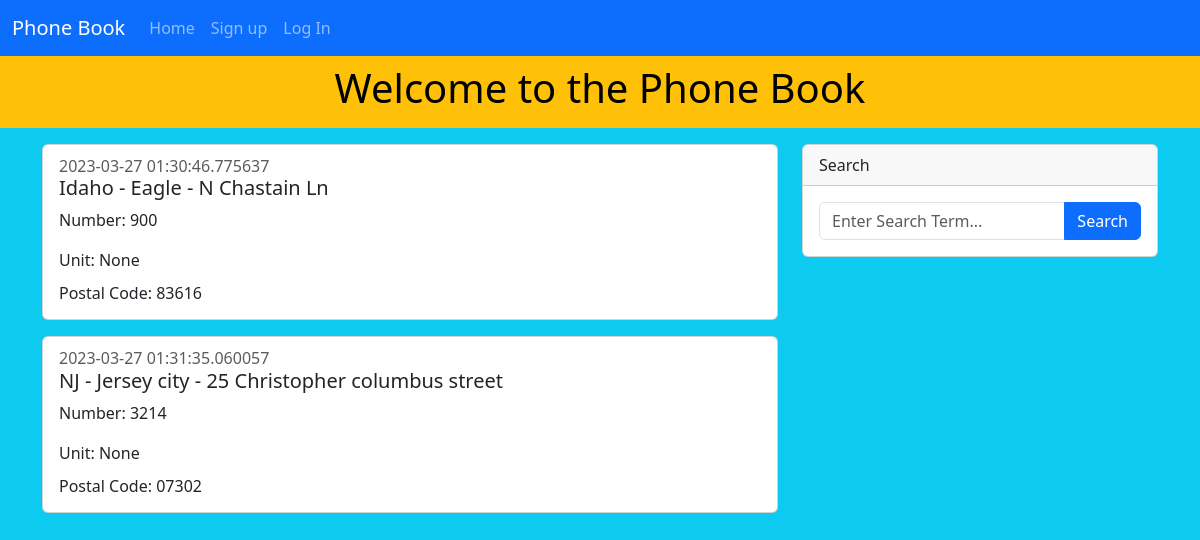
The page / on the database its author committed.
### app/models.py (models this page shows, shortened)
class Address(db.Model):
    id = db.Column(db.Integer, primary_key=True)
    street_name = db.Column(db.String(50), nullable=False)
    number = db.Column(db.Integer, nullable=False)
    unit = db.Column(db.String(50), nullable=True)
    postal_code = db.Column(db.String(20), nullable=False)
    city = db.Column(db.String(50), nullable=False)
    state = db.Column(db.String(20), nullable=False)
    date_created = db.Column(db.DateTime, nullable=False, default=datetime.utcnow)
    phone_id = db.Column(db.Integer, db.ForeignKey('phone.id'))
    def __repr__(self):
        return f"<Address {self.id}|{self.state} {self.city} - {self.street_name} {self.number}>"

### app/routes.py (the view, shortened to what this page needs)
@app.route('/', methods=["GET", "POST"])
def index():
    addresses = Address.query.all()
    form = SearchForm()
    return render_template('index.html', addresses=addresses, form=form)

### app/forms.py
class SearchForm(FlaskForm):
    search_term = StringField('Search Term')
    submit = SubmitField('Search')

### app/templates/index.html (shortened to what this page needs)
{% extends 'base.html' %}
{% block header %}
    <h1>Welcome to the Phone Book</h1>
{% endblock %}
{% block content %}
<div class="row">
    <div class="col-12 col-lg-8 order-1 order-lg-0">
        {% for address in addresses %}
            <div class="card mt-3">
                <div class="row g-0">
                    <div class="col-md-8">
                        <div class="card-body">
                            <h6 class="card-subtitle text-muted">{{ address.date_created }}</h6>
                            <h5 class="card-title">{{ address.state }} - {{address.city}} - {{ address.street_name }}</h5>
                            <p class="card-text">Number: {{ address.number }}</p>
                            <p class="card-text">Unit: {{ address.unit }}</p>
                            <h6 class="card-subtitle">Postal Code: {{ address.postal_code }}</h6>
                        </div>
                    </div>
                </div>
            </div>
        {% endfor %}
    </div>
    <div class="col-12 col-lg-4 order-0 order-lg-1">
        <div class="position-sticky top-0">
            <div class="card mt-3">
                <div class="card-header">Search</div>
                <div class="card-body">
                    <form action="" method="post">
                        <div class="input-group">
                            {{ form.search_term(class="form-control", placeholder="Enter Search Term...")}}
                            {{ form.submit(class="btn btn-primary") }}
                        </div>
                    </form>
                </div>
            </div>
        </div>
    </div>
</div>
{% endblock %}

### app/templates/base.html (shortened to what this page needs)
<!DOCTYPE html>
<html lang="en">
<head>
    <link rel="stylesheet" href="https://cdn.jsdelivr.net/npm/bootstrap@5.3.0-alpha1/dist/css/bootstrap.min.css">
</head>
<body class="bg-info">
    {% include 'nav.html' %}
    <div class="row bg-warning py-2">
        <div class="col text-center text-black">
            {% block header %}{% endblock %}
        </div>
    </div>
    <div class="container">
        {% block content %}
        {% endblock %}
    </div>
</body>
</html>

### app/templates/nav.html (shortened to what this page needs)
<nav class="navbar navbar-expand-lg bg-primary" data-bs-theme="dark">
    <div class="container-fluid">
        <a class="navbar-brand" href="/">Phone Book</a>
        <div class="collapse navbar-collapse" id="collapseLinks">
        <div class="navbar-nav">
            <a class="nav-link" href="/">Home</a>
            {% if current_user.is_authenticated %}
                <a class="nav-link" href="/create">Create An Address</a>
                <a class="nav-link" href="/logout">Log Out</a>
            {% else %}
                <a class="nav-link" href="/add-phone">Sign up</a>
                <a class="nav-link" href="/login">Log In</a>
            {% endif %}
        </div>
        </div>
    </div>
</nav>

### rows shown on the page
Address: date_created "2023-03-27 01:30:46.775637", state "Idaho", city "Eagle", street_name "N Chastain Ln", number "900", unit "None", postal_code "83616"
Address: date_created "2023-03-27 01:31:35.060057", state "NJ", city "Jersey city", street_name "25 Christopher columbus street", number "3214", unit "None", postal_code "07302"
